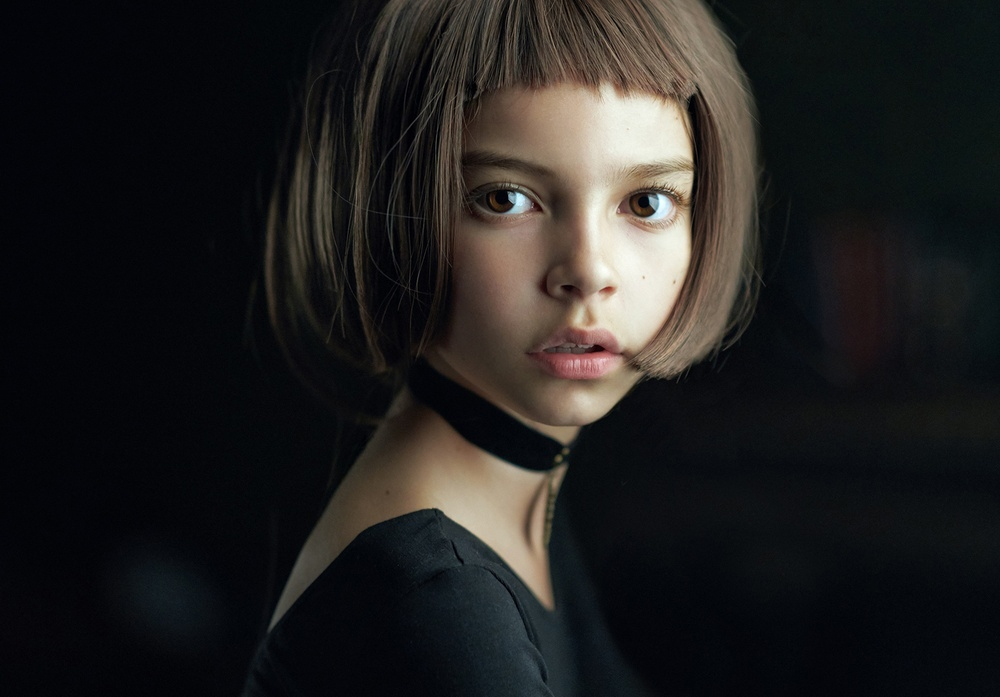
#> input picture testImg.jpg, 1000 x 697 px, shrunk from 1500 x 1046 before the run
$ jupyter execute --allow-errors NoiseFilteringAssignment.ipynb
#> lines starting #> are read from the running program, lines starting #| are printed output that depends on the picture
[cell 1]
import cv2
import numpy as np
from matplotlib import pyplot as plt

[cell 2]
def showImage(imgName, img):
    cv2.imshow(imgName, img)
    cv2.waitKey(0)
    cv2.destroyAllWindows()

[cell 3]
name="testImg.jpg"
originalImg=cv2.imread(name,cv2.IMREAD_COLOR)
#> originalImg is the input picture: shape (697, 1000, 3); mean B, G, R 31.6, 32.2, 33.3
showImage('Original Image', originalImg)
N = 3

[cell 4]
def copy(img):
  imageCopy=[]
  for row in range(img.shape[0]):
    newRow=[]
    for col in range(img.shape[1]):
      newPixel = []
      for ch in range(img.shape[2]):
        newPixel.append(img[row][col][ch])
      newRow.append(newPixel)
    imageCopy.append(newRow)
#> after the loop, imageCopy = 697 items
  return imageCopy

[cell 5]
def wrapEdges(img):
    pixelsToWrap = N//2
    imageCopy = copy(img)
#> imageCopy = 697 items
    imageCopy = list(imageCopy[-pixelsToWrap:]) + imageCopy  + imageCopy[:pixelsToWrap]
#> imageCopy = 699 items
    for row in range(len(imageCopy)):
        imageCopy[row] = list(imageCopy[row][-pixelsToWrap:]) + imageCopy[row] + imageCopy[row][:pixelsToWrap]
    return np.array(imageCopy,dtype=np.uint8)

[cell 6]
wrappedImg = wrapEdges(originalImg)
print("The shape of the original image is : ", originalImg.shape)
#| The shape of the original image is :  (697, 1000, 3)
print("The shape of the wrapped image is : ", wrappedImg.shape)
#| The shape of the wrapped image is :  (699, 1002, 3)

[cell 7]
showImage('Wrapped Image', wrappedImg)

[cell 8]
def getMeanFilterMask(N):
    meanFilterMask = []
    for row in range(N):
        filterRow = [1]*N
        meanFilterMask.append(filterRow)
    return meanFilterMask

[cell 9]
#returns a copy of the image with fixed filter applied
def linerFilteringWithFixedFilter(N, img):
  meanFilterMask = getMeanFilterMask(N)
  filteredImg = []
  filterMid = len(filterMask)//2
  for row in range(filterMid, len(img)-filterMid):
    newRow = []
    for col in range(filterMid, len(img[row])-filterMid):
      values = [[],[],[]]
      for i in range(len(filterMask)):
        for j in  range(len(filterMask[i])):
          for k in range(img.shape[2]):
            values[k].append(img[row-filterMid+i][col-filterMid+j][k] * filterMask[i][j])
      newRow.append([sum(values[0])/len(values[0]), sum(values[1])/len(values[1]), sum(values[2])/len(values[2])])
    filteredImg.append(newRow)
  return np.array(filteredImg,dtype=np.uint8)

[cell 10]
def applyMedainFilter(N, img):
#> called with N = 3
  filteredImg = []
  filterMid = N//2
  for row in range(filterMid, len(img)-filterMid):
    newRow = []
    for col in range(filterMid, len(img[row])-filterMid):
      values = [[],[],[]]
      for i in range(N):
        for j in  range(N):
          for k in range(img.shape[2]):
            values[k].append(img[row-filterMid+i][col-filterMid+j][k])
      for k in range(img.shape[2]):
        values[k].sort()
      newRow.append([values[0][4], values[1][4], values[2][4]])
    filteredImg.append(newRow)
#> after the loop, filteredImg = 697 items
  return np.array(filteredImg,dtype=np.uint8)
#> returned value: shape (697, 1000, 3)
#| The shape of the wrapped image is :  (699, 1002, 3)
#| The shape of the median filtered image is :  (697, 1000, 3)

[cell 11]
def applyMidPointFilter(N, img):
#> called with N = 3
  filteredImg = []
  filterMid = N//2
  for row in range(filterMid, len(img)-filterMid):
    newRow = []
    for col in range(filterMid, len(img[row])-filterMid):
      values = [[],[],[]]
      for i in range(N):
        for j in  range(N):
          for k in range(img.shape[2]):
            values[k].append(img[row-filterMid+i][col-filterMid+j][k])
      for k in range(img.shape[2]):
        values[k].sort()
      newRow.append([(min(values[0]) + max(values[0])) / 2, (min(values[1]) + max(values[1])) / 2, (min(values[2]) + max(values[2])) / 2])
    filteredImg.append(newRow)
#> after the loop, filteredImg = 697 items
  return np.array(filteredImg,dtype=np.uint8)
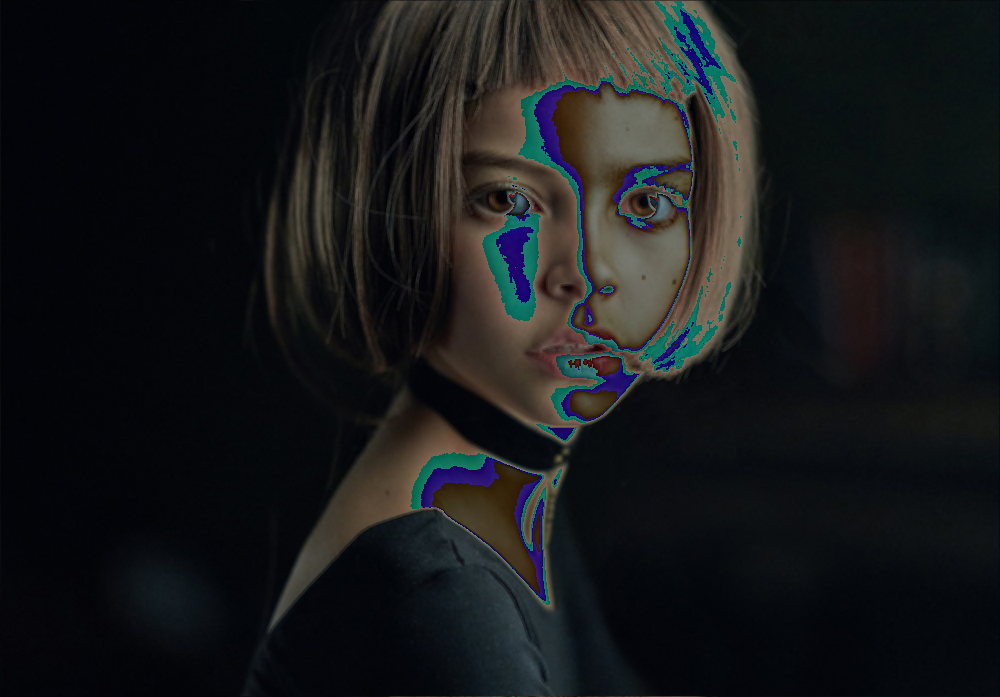
#> returned value: shape (697, 1000, 3); mean of channels 0, 1, 2 25.7, 24.3, 22.7; drawn as B, G, R

#> (a cell that did not finish here is left out)

#> (a cell that did not finish here is left out)

[cell 14]
medianFilteredImg = applyMedainFilter(3, wrappedImg)
print("The shape of the wrapped image is : ", wrappedImg.shape)
print("The shape of the median filtered image is : ", medianFilteredImg.shape)

[cell 15]
showImage('Medain Filtered Image', medianFilteredImg)

[cell 16]
midPointFilteredImg = applyMidPointFilter(3, wrappedImg)
print("The shape of the wrapped image is : ", wrappedImg.shape)
#| The shape of the wrapped image is :  (699, 1002, 3)
print("The shape of the midPoint filtered image is : ", midPointFilteredImg.shape)
#| The shape of the midPoint filtered image is :  (697, 1000, 3)

[cell 17]
showImage('Mid Point Filtered Image', midPointFilteredImg)
